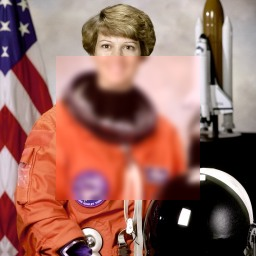
#> input picture eval/faces/test/fake/test_fake_01.jpg, 256 x 256 px
$ python -i copymove.py   (imports and definitions only)
#> lines starting #> are read from the running program, lines starting #| are printed output that depends on the picture
#> further down, picture is the input picture: shape (256, 256, 3); mean B, G, R 95.4, 104.3, 150.1
"""Copy-move (cloning) detection by keypoint self-matching.

Method (Amerini et al., IEEE TIFS 2011, simplified): SIFT keypoints are matched against the
other keypoints of the SAME image with a generalised 2-nearest-neighbour ratio test; spatially
distant matches are clustered by RANSAC-estimated similarity transforms. A cluster with enough
consistent inliers is reported as a candidate (source -> target) cloned region pair.

Known limitation: repeated real-world structures (tiles, windows, flags, text) can also produce
consistent matches; results are candidates for human review.
"""
from __future__ import annotations

from typing import Dict, List

import cv2
import numpy as np


def _detector(contrast: float = 0.02, nfeatures: int = 5000):
    if hasattr(cv2, "SIFT_create"):
        return cv2.SIFT_create(nfeatures=nfeatures, contrastThreshold=contrast), cv2.NORM_L2, "sift"
    return cv2.ORB_create(nfeatures=6000), cv2.NORM_HAMMING, "orb"


def detect(bgr: np.ndarray, max_side: int = 1200, ratio: float = 0.6, min_dist: float = 40.0,
           min_inliers: int = 10, max_clusters: int = 3, contrast: float = 0.01, nfeatures: int = 10000,
           min_side: int = 0) -> Dict:
#> called with max_side = 1200, ratio = 0.6, min_dist = 40, min_inliers = 10, max_clusters = 3, contrast = 0.01, nfeatures = 10000, min_side = 0
    h0, w0 = bgr.shape[:2]
#> h0 = 256; w0 = 256
    s = min(1.0, max_side / float(max(h0, w0)))
#> s = 1
    if min_side and max(h0, w0) < min_side:          # enlarge small images so small clones get keypoints
        s = min_side / float(max(h0, w0))
    img = cv2.resize(bgr, None, fx=s, fy=s, interpolation=cv2.INTER_AREA if s < 1 else cv2.INTER_CUBIC) if s != 1 else bgr
    min_dist = min_dist * max(1.0, s)
#> min_dist = 40
    gray = cv2.cvtColor(img, cv2.COLOR_BGR2GRAY)
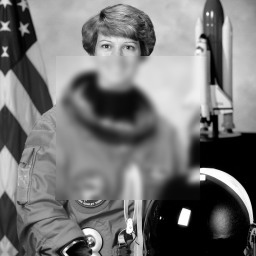
#> gray: shape (256, 256); min 0, max 255, mean 117
    det, norm, name = _detector(contrast, nfeatures)
    kps, des = det.detectAndCompute(gray, None)
#> kps = 498 keypoints; strongest (x, y, size): (184, 217, 9.5), (74, 242, 1.8), (66, 249, 2.2), (121, 239, 4.4)
    out = {"method": f"{name} self-matching (g2NN ratio {ratio}) + RANSAC similarity clustering",
           "keypoints": int(len(kps) if kps is not None else 0), "matches": 0, "clusters": [],
           "params": {"ratio": ratio, "min_dist_px": min_dist, "min_inliers": min_inliers},
           "_scale": s}
    if des is None or len(kps) < min_inliers * 2:
        return out
    k = min(6, len(kps))
#> k = 6
    knn = cv2.BFMatcher(norm).knnMatch(des, des, k=k)
#> knn = 498 matches
    pts = np.float32([kp.pt for kp in kps])
#> pts = 498 pairs, first value 4.66 to 252.5, second value 3.12 to 251.8
    pairs = set()
    for row in knn:
        if len(row) < 3:
            continue
        q = row[0].queryIdx
        cands = [m for m in row if m.trainIdx != q]
        for i in range(len(cands) - 1):
            if cands[i].distance < ratio * max(cands[i + 1].distance, 1e-6):
                t = cands[i].trainIdx
                if np.linalg.norm(pts[q] - pts[t]) > min_dist:
                    a, b = (q, t) if (pts[q][0], pts[q][1]) <= (pts[t][0], pts[t][1]) else (t, q)
                    pairs.add((a, b))
            else:
                break
#> after the loop, pairs = 1 item
    out["matches"] = len(pairs)
    if len(pairs) < min_inliers:
        return out
    P = np.array(sorted(pairs))
    A, B = pts[P[:, 0]], pts[P[:, 1]]
    rem = np.arange(len(P))
    while len(rem) >= min_inliers and len(out["clusters"]) < max_clusters:
        M, inl = cv2.estimateAffinePartial2D(A[rem], B[rem], method=cv2.RANSAC,
                                             ransacReprojThreshold=3.0, maxIters=4000, confidence=0.995)
        if M is None or inl is None:
            break
        inl = inl.ravel().astype(bool)
        if inl.sum() < min_inliers:
            break
        src, dst = A[rem][inl], B[rem][inl]
        scale = float(np.hypot(M[0, 0], M[1, 0]))
        shift = float(np.linalg.norm(dst.mean(0) - src.mean(0)))
        # spatial support: inliers must cover an area, not a handful of coincident points
        spread = float(min(np.ptp(src[:, 0]) + np.ptp(src[:, 1]), np.ptp(dst[:, 0]) + np.ptp(dst[:, 1])))
        if shift > min_dist and spread > 2 * min_dist and 0.5 < scale < 2.0:
            def box(p):
                x0, y0 = p.min(0); x1, y1 = p.max(0)
                return [int(x0 / s), int(y0 / s), int((x1 - x0) / s) + 1, int((y1 - y0) / s) + 1]
            out["clusters"].append({
                "source_bbox": box(src), "target_bbox": box(dst), "inliers": int(inl.sum()),
                "shift_px": round(shift / s, 1), "scale": round(scale, 3),
                "rotation_deg": round(float(np.degrees(np.arctan2(M[1, 0], M[0, 0]))), 1),
                "_src": src, "_dst": dst})
        rem = rem[~inl]
    return out


def render(bgr: np.ndarray, res: Dict) -> np.ndarray:
    s = res["_scale"]
    img = cv2.resize(bgr, None, fx=s, fy=s, interpolation=cv2.INTER_AREA) if s < 1 else bgr.copy()
    for i, c in enumerate(res["clusters"]):
        for p, q in zip(c["_src"][:200], c["_dst"][:200]):
            cv2.line(img, tuple(int(v) for v in p), tuple(int(v) for v in q), (0, 220, 255), 1, cv2.LINE_AA)
        for key, col in (("source_bbox", (80, 200, 60)), ("target_bbox", (40, 40, 230))):
            x, y, w, h = [int(v * s) for v in c[key]]
            cv2.rectangle(img, (x, y), (x + w, y + h), col, 2)
        x, y = int(c["target_bbox"][0] * s), int(c["target_bbox"][1] * s)
        cv2.putText(img, f"C{i + 1}: {c['inliers']} matches", (x, max(14, y - 5)),
                    cv2.FONT_HERSHEY_SIMPLEX, 0.5, (255, 255, 255), 1, cv2.LINE_AA)
    label = (f"copy-move candidates: {len(res['clusters'])}  (green=source, red=target)"
             if res["clusters"] else "no copy-move candidates")
    cv2.rectangle(img, (0, 0), (img.shape[1], 22), (30, 30, 30), -1)
    cv2.putText(img, label, (6, 16), cv2.FONT_HERSHEY_SIMPLEX, 0.5, (255, 255, 255), 1, cv2.LINE_AA)
    return img


def public(res: Dict) -> Dict:
    return {**{k: v for k, v in res.items() if not k.startswith("_") and k != "clusters"},
            "clusters": [{k: v for k, v in c.items() if not k.startswith("_")} for c in res["clusters"]]}

>>> import cv2
>>> picture = cv2.imread('../../../eval/faces/test/fake/test_fake_01.jpg')
>>> result = detect(picture)
#> result = 6 items

$ run again, on eval/faces/test/fake/test_fake_02.jpg
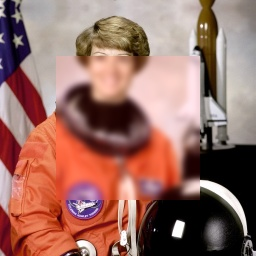
#> input picture eval/faces/test/fake/test_fake_02.jpg, 256 x 256 px
#> picture is the input picture: shape (256, 256, 3); mean B, G, R 100.3, 109.6, 153.2
#> in detect, `gray = cv2.cvtColor(img, cv2.COLOR_BGR2GRAY)`:
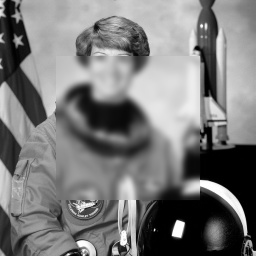
#> gray: shape (256, 256); min 0, max 255, mean 121.6
#> kps = 492 keypoints; strongest (x, y, size): (178, 229, 9.5), (245, 233, 3), (195, 186, 11.6), (209, 86, 13.7)
#> k = 6
#> knn = 492 matches
#> pts = 492 pairs, first value 2.82 to 250.4, second value 2.78 to 252.9
#> after the loop in detect, `for row in knn:`: pairs = 1 item
#> result = 6 items

$ run again, on eval/faces/test/fake/test_fake_03.jpg
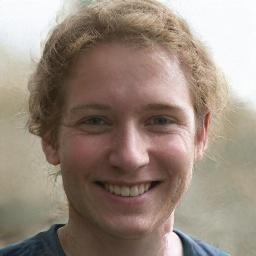
#> input picture eval/faces/test/fake/test_fake_03.jpg, 256 x 256 px
#> picture is the input picture: shape (256, 256, 3); mean B, G, R 125.3, 137.4, 152.6
#> in detect, `gray = cv2.cvtColor(img, cv2.COLOR_BGR2GRAY)`:
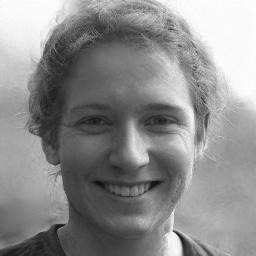
#> gray: shape (256, 256); min 7, max 255, mean 140.5
#> kps = 582 keypoints; strongest (x, y, size): (138, 148, 18.4), (159, 118, 21.8), (82, 89, 75.5), (64, 59, 35.7)
#> k = 6
#> knn = 582 matches
#> pts = 582 pairs, first value 6.69 to 252.7, second value 2.79 to 253.2
#> after the loop in detect, `for row in knn:`: pairs = 0 items
#> result = 6 items

$ run again, on eval/faces/test/fake/test_fake_04.jpg
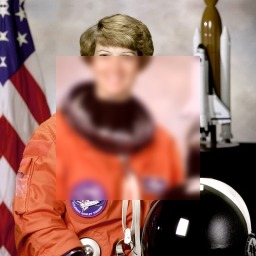
#> input picture eval/faces/test/fake/test_fake_04.jpg, 256 x 256 px
#> picture is the input picture: shape (256, 256, 3); mean B, G, R 99.8, 108.9, 153.3
#> in detect, `gray = cv2.cvtColor(img, cv2.COLOR_BGR2GRAY)`:
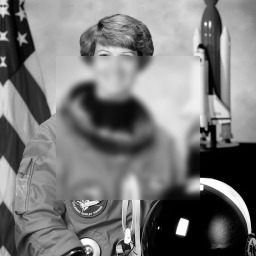
#> gray: shape (256, 256); min 0, max 255, mean 121.1
#> kps = 517 keypoints; strongest (x, y, size): (182, 227, 9.5), (72, 252, 1.8), (249, 231, 3), (119, 249, 4.4)
#> k = 6
#> knn = 517 matches
#> pts = 517 pairs, first value 2.49 to 251, second value 2.96 to 253
#> after the loop in detect, `for row in knn:`: pairs = 1 item
#> result = 6 items
